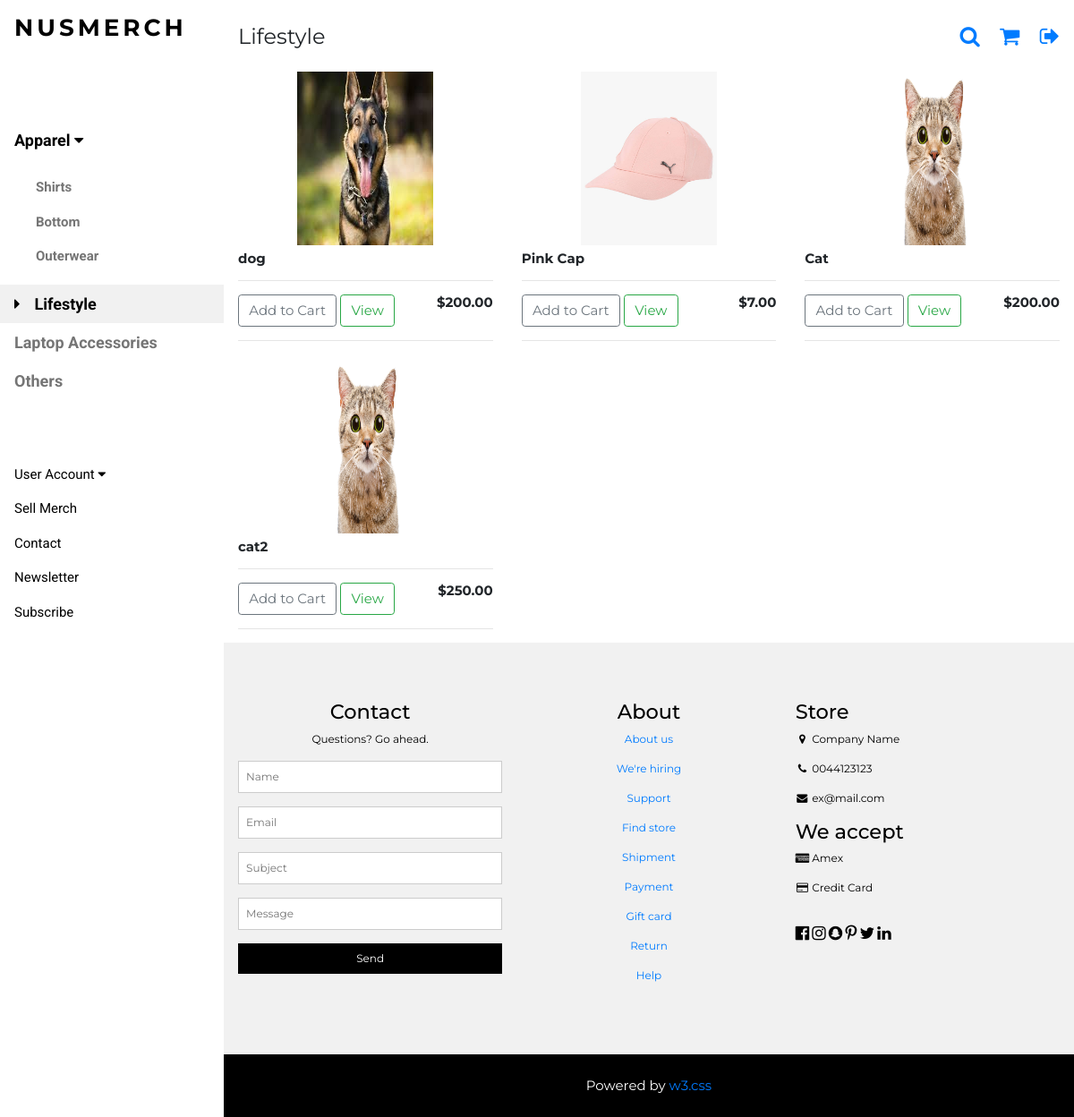
The app's page /lifestyle/ with its own data.
### nusmerch/models.py (models this page shows, shortened)
class Product(models.Model):
	cat = [
    ('Shirt', 'Shirt'),
    ('Outerwear', 'Outerwear'),
   	('Bottom', 'Bottom'),
   	('Laptop Accessories', 'Laptop Accessories'),
	('Lifestyle', 'Lifestyle'),
   	('Others', 'Others'),
   	]
	filter_type = [
		('NIL', 'NIL'),
		('Faculty', 'Faculty'),
		('Matric', 'Matric'),
		('Email', 'Email'),
		('Campus Residential', 'Campus Residential'),
	]
	faculty_types = [
		('FASS', 'Arts and Social Sciences'),
		('BIZ', 'Business'),
		('COM', 'Computing'),
		('DEN', 'Dentistry'),
		('SDE', 'Design and Environment'),
		('ENG', 'Engineering'),
		('LAW', 'Law'),
		('MED', 'Medicine'),
		('SCI', 'Science'),
	]
	Campus_Residential = [
		('TH', 'Temasek Hall'),
		('EH', 'Eusoff Hall'),
		('SH', 'Sheares Hall'),
		('RH', 'Raffles Hall'),
		('KR', 'Kent Ridge Hall'),
		('TEM', 'Tembusu'),
		('RVRC', 'Ridge View Residences'),
		('CAPT', 'College of Alice and Peter Tan'),
		('USP', 'University Scholars Programme'),
		('RC4', 'Residential College 4'),
		('NIL', 'Do Not Stay On Campus'),
	]
	name_of_MERCH = models.CharField(max_length=200,null=True)
	price = models.DecimalField(decimal_places=2,max_digits=5)
	organisation = models.CharField(max_length=200,null=True)
	category = models.CharField(max_length=200,null=True,choices=cat)
	filter = models.CharField('Filter Type', max_length=200,null=True,choices=filter_type, default='NIL')
	filter_faculty = models.CharField('Filter(Faculty)', max_length=200, blank=True, choices=faculty_types)
	filter_matric = models.CharField('Filter(Matric)',max_length=10000, blank=True)
	filter_email = models.CharField('Filter(Email)',max_length=10000, blank=True)
	filter_campus = models.CharField('Filter(Campus)', max_length=200, blank=True, choices=Campus_Residential)
	form = models.URLField(max_length=200)
	image = models.ImageField(upload_to='media',null=True)

### nusmerch/views.py (the view)
# urls.py: url(r'^lifestyle/$',views.lifestyle,name='lifestyle'),
def lifestyle(request):
    products = Product.objects.filter(category = "Lifestyle")
    if request.user.is_authenticated:
        user = request.user
        profile = userInfo.objects.get(user=user)
        pdt_nil = products.filter(filter = "NIL")
        pdt_faculty = products.filter(filter_faculty = profile.faculty)
        pdt_email = products.filter(filter_email__icontains = profile.email)
        pdt_matric = products.filter(filter_matric__icontains = profile.matric)
        pdt_campus = products.filter(filter_campus=profile.campus_residential_type)
        products = pdt_faculty | pdt_campus | pdt_nil | pdt_matric | pdt_email
    else:
        products = products
    context = {'products':products}
    return render(request, "nusmerch/lifestyle.html", context)

### nusmerch/templates/nusmerch/lifestyle.html (shortened to what this page needs)
{% extends "nusmerch/merch.html" %}
{% load static %}
{% block head %}
    <p class="w3-left">Lifestyle</p>
{% endblock %}
{% block menu %}
<nav class="w3-sidebar w3-bar-block w3-white w3-collapse w3-top" style="z-index:3;width:250px" id="mySidebar">
  <div class="w3-container w3-display-container w3-padding-16">
    <h3 class="w3-wide"><b>NUSMERCH</b></h3>
  </div>
  <div class="w3-padding-64 w3-large w3-text-grey" style="font-weight:bold">
      <a onclick="myAccFunc()" href="javascript:void(0)" class="w3-button w3-block w3-white w3-left-align" id="myBtn">
      Apparel  <i class="fa fa-caret-down"></i>
    </a>
    <div id="demoAcc" class="w3-bar-block w3-hide w3-padding-large w3-medium">
      <a href="/shirt/" class="w3-bar-item w3-button">Shirts</a>
      <a href="/bottom/" class="w3-bar-item w3-button">Bottom</a>
      <a href="/outerwear/" class="w3-bar-item w3-button">Outerwear</a>
    </div>
    <a href="/lifestyle/" class="w3-bar-item w3-button w3-light-grey"><i class="fa fa-caret-right w3-margin-right"></i>Lifestyle</a>
    <a href="/laptop/" class="w3-bar-item w3-button">Laptop Accessories</a>
    <a href="/others/" class="w3-bar-item w3-button">Others</a>
  </div>
    <a onclick="myAccFunc2()" href="javascript:void(0)" class="w3-button w3-block w3-white w3-left-align" id="myBtn">
      User Account  <i class="fa fa-caret-down"></i>
    </a>
  <a href="/sell_merch/" class="w3-bar-item w3-button w3-padding">Sell Merch</a>
    <a href="#footer" class="w3-bar-item w3-button w3-padding">Contact</a>
  <a href="javascript:void(0)" class="w3-bar-item w3-button w3-padding" onclick="document.getElementById('newsletter').style.display='block'">Newsletter</a>
  <a href="#footer"  class="w3-bar-item w3-button w3-padding">Subscribe</a>
</nav>
{% endblock %}
{% block product %}
  <div class="w3-row">
    {% for product in products %}
    <div class="w3-col l4 s4">
      <img class="item center thumbnail" src="{{ product.image.url }}">
      <div class="w3-container">
        <h6><strong>{{product.name_of_MERCH}}</strong></h6>
        <hr>
        <button data-product={{product.id}} data-action="add" class="btn btn-outline-secondary add-btn update-cart" href="javascript:void(0)" onclick="document.getElementById('cart').style.display='block'">Add to Cart</button>
        <a class="btn btn-outline-success" href="/product/">View</a>
        <h6 style="display: inline-block; float: right"><strong>${{product.price|floatformat:2}}</strong></h6>
        <hr>
      </div>
    </div>
    {% endfor %}
  </div>
{% endblock %}

### nusmerch/static/merch.css (style rules this page uses)
html { box-sizing:border-box }
*,*:before,*:after { box-sizing:inherit }
html { -ms-text-size-adjust:100%;-webkit-text-size-adjust:100% }
body { margin:0 }
article,aside,details,figcaption,figure,footer,header,main,menu,nav,section { display:block }
a { background-color:transparent }
b,strong { font-weight:bolder }
img { border-style:none }
hr { box-sizing:content-box;height:0;overflow:visible }
button,input,select,textarea,optgroup { font:inherit;margin:0 }
button,input { overflow:visible }
button,select { text-transform:none }
button,[type=button],[type=reset],[type=submit] { -webkit-appearance:button }
html,body { font-family:Verdana,sans-serif;font-size:15px;line-height:1.5 }
html { overflow-x:hidden }
h3 { font-size:24px }
h6 { font-size:16px }
h1,h2,h3,h4,h5,h6 { font-family:"Segoe UI",Arial,sans-serif;font-weight:400;margin:10px 0 }
.w3-wide { letter-spacing:4px }
hr { border:0;border-top:1px solid #eee;margin:20px 0 }
img { max-width: 100%;height: auto; }
.item { width: 120px;height: 200px;margin: 3px;padding: 3px; }
.center { display: block;margin-left: auto;margin-right: auto;width: 50%; }
img { vertical-align:middle }
a { color:inherit }
.w3-btn,.w3-button { border:none;display:inline-block;padding:8px 16px;vertical-align:middle;overflow:hidden;text-decoration:none;color:inherit;background-color:inherit;text-align:center;cursor:pointer;white-space:nowrap }
.w3-btn,.w3-button { -webkit-touch-callout:none;-webkit-user-select:none;-khtml-user-select:none;-moz-user-select:none;-ms-user-select:none;user-select:none }
.w3-tooltip,.w3-display-container { position:relative }
.w3-sidebar { height:100%;width:200px;background-color:#fff;position:fixed!important;z-index:1;overflow:auto }
.w3-bar-block .w3-bar-item { width:100%;display:block;padding:8px 16px;text-align:left;border:none;white-space:normal;float:none;outline:0 }
.w3-block { display:block;width:100% }
.w3-container:after,.w3-container:before,.w3-panel:after,.w3-panel:before,.w3-row:after,.w3-row:before,.w3-row-padding:after,.w3-row-padding:before, .w3-cell-row:before,.w3-cell-row:after,.w3-clear:after,.w3-clear:before,.w3-bar:before,.w3-bar:after { content:"";display:table;clear:both }
.w3-col,.w3-half,.w3-third,.w3-twothird,.w3-threequarter,.w3-quarter { float:left;width:100% }
.w3-col.s4 { width:33.33333% }
@media (min-width:993px) { .w3-col.l4 { width:33.33333% } }
.w3-content,.w3-auto { margin-left:auto;margin-right:auto }
.w3-content { max-width:980px }
.w3-hide { display:none!important }
.w3-show-block,.w3-show { display:block!important }
@media (min-width:993px) { .w3-sidebar.w3-collapse { display:block!important } }
.w3-top,.w3-bottom { position:fixed;width:100%;z-index:1 }
.w3-top { top:0 }
.w3-container,.w3-panel { padding:0.01em 16px }
.w3-medium { font-size:15px!important }
.w3-large { font-size:18px!important }
.w3-left-align { text-align:left!important }
.w3-margin-right { margin-right:16px!important }
.w3-padding { padding:8px 16px!important }
.w3-padding-large { padding:12px 24px!important }
.w3-padding-16 { padding-top:16px!important;padding-bottom:16px!important }
.w3-padding-64 { padding-top:64px!important;padding-bottom:64px!important }
.w3-left { float:left!important }
.w3-white,.w3-hover-white:hover { color:#000!important;background-color:#fff!important }
.w3-light-grey,.w3-hover-light-grey:hover,.w3-light-gray,.w3-hover-light-gray:hover { color:#000!important;background-color:#f1f1f1!important }
.w3-text-grey,.w3-hover-text-grey:hover,.w3-text-gray,.w3-hover-text-gray:hover { color:#757575!important }

### nusmerch/templates/nusmerch/merch.html (style rules this page uses)
.w3-sidebar a { font-family: "Roboto", sans-serif }
body,h1,h2,h3,h4,h5,h6,.w3-wide { font-family: "Montserrat", sans-serif; }

### records on screen
Product: image (picture), name_of_MERCH "dog", price "200.00"
Product: image (picture), name_of_MERCH "Pink Cap", price "7.00"
Product: image (picture), name_of_MERCH "Cat", price "200.00"
Product: image (picture), name_of_MERCH "cat2", price "250.00"
